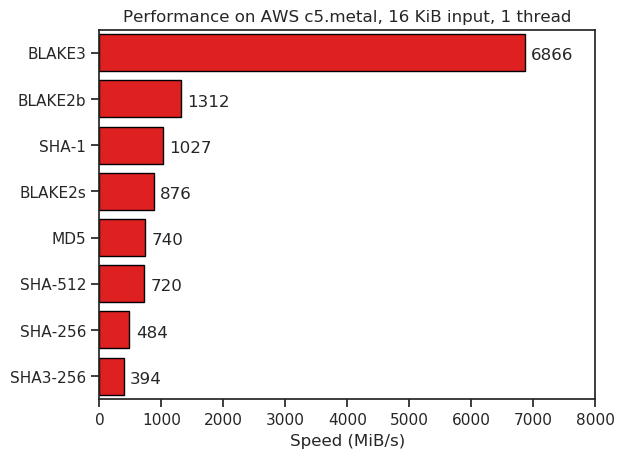

Source code (Python):
#! /usr/bin/env python3

from matplotlib import pyplot
from pathlib import Path
import pandas
import seaborn

THIS_FILE = Path(__file__)

# Benchmark measurements were taken from `cargo bench` run in this directory
# and hardcoded here. They machine used was an AWS c5.metal instance, with an
# Intel Cascade Lake-SP 8275CL processor, running Arch Linux. MD5, SHA-1,
# SHA-2, and SHA-3 are all provided by OpenSSL. BLAKE2b and BLAKE2s are
# provided by the `blake2b_simd` and `blake2s_simd` crates. BLAKE3 is provided
# by the `blake3` crate.
#
# The benchmark suite includes a large set of different input lengths (the
# entire data set for Figure 3 in the BLAKE3 paper), which takes a long time to
# run. To run just the 16 KiB benchmarks shown in this chart, set the env var
# `BLAKE3_BENCH_16KIB=1`.
#
# Note that while the benchmark machine supports AVX-512, the `blake2b_simd`
# and `blake2s_simd` crates do not currently include explicit AVX-512
# rotations. To get the compiler to include those rotations, I set the env var
# `RUSTFLAGS="-C target-cpu=native"`, for the BLAKE2 benchmarks only.
#
# Although the benchmark suite includes other parallel algorithms (BLAKE2bp,
# BLAKE2sp, KangarooTwelve), their figures are omitted here. That's both
# because they are uncommon -- for example, not supported in OpenSSL -- and
# also because the 16 KiB input length used here would be unfair to them.

BARS = [
    ("BLAKE3", 6866),
    ("BLAKE2b", 1312),
    ("SHA-1", 1027),
    ("BLAKE2s", 876),
    ("MD5", 740),
    ("SHA-512", 720),
    ("SHA-256", 484),
    ("SHA3-256", 394),
]


# adapted from https://stackoverflow.com/a/56780852/823869
def show_values_on_bars(axes):
    left_padding = 100
    bottom_padding = 0.25
    for p in axes.patches:
        _x = p.get_x() + p.get_width() + float(left_padding)
        _y = p.get_y() + p.get_height() - float(bottom_padding)
        value = int(p.get_width())
        axes.text(_x, _y, value, ha="left")


def main():
    names = [x[0] for x in BARS]
    values = [x[1] for x in BARS]
    dataframe = pandas.DataFrame({"names": names, "values": values})
    seaborn.set()
    seaborn.set_style("ticks")
    # pyplot.rcParams["axes.labelsize"] = 20
    # pyplot.rcParams["pgf.rcfonts"] = False
    # pyplot.rcParams["font.family"] = "serif"
    # pyplot.figure(figsize=[20, 10])
    # seaborn.set_context("paper")
    # seaborn.set_context("talk")
    plot = seaborn.barplot(
        data=dataframe,
        y="names",
        x="values",
        color="red",
        edgecolor="black",
        # linewidth=3,
    )
    show_values_on_bars(plot.axes)
    plot.set_title("Performance on AWS c5.metal, 16 KiB input, 1 thread")
    plot.set(xlabel="Speed (MiB/s)")
    plot.set(ylabel=None)
    pyplot.xlim(0, 8000)
    # pyplot.savefig(THIS_FILE.with_suffix(".svg"), bbox_inches="tight")
    # pyplot.savefig(THIS_FILE.with_suffix(".png"), bbox_inches="tight")
    pyplot.show()


if __name__ == "__main__":
    main()
